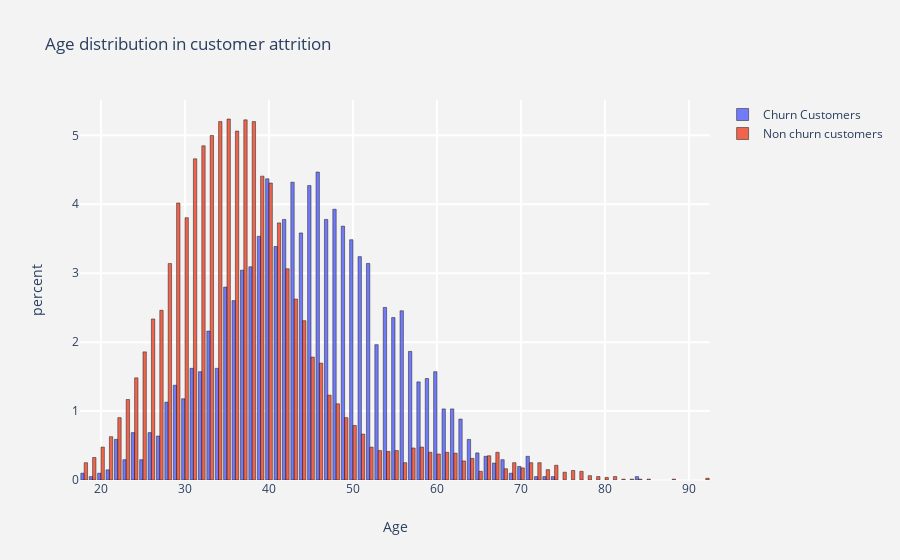

The cell this chart's notebook holds for it:
### Markdown cell above
<h3><b>:::::The function is called to visualize the numerical feature (Age):::::</b></h3><br>
<ol>
    <li>The mean of the churn customers age is 46. </li>
    <li>The mean of the Non churn customers age is 35. </li>
</ol>

### Code cell
histogram(numerical_column[1])

### Figure 1 — Plotly figure (JSON) as saved in the notebook; plotly's stock layout.template omitted (floating-point values rounded to 4 significant figures; data arrays with more than 128 entries replaced by an {"elided": "..."} marker saying what was removed)
{"data": [{"histnorm": "percent", "marker": {"line": {"color": "black", "width": 0.5}}, "name": "Churn Customers", "opacity": 0.9, "type": "histogram", "x": {"elided": "2037 int values"}}, {"histnorm": "percent", "marker": {"line": {"color": "black", "width": 0.5}}, "name": "Non churn customers", "opacity": 0.9, "type": "histogram", "x": {"elided": "7963 int values"}}], "layout": {"paper_bgcolor": "rgb(243,243,243)", "plot_bgcolor": "rgb(243,243,243)", "title": {"text": "Age distribution in customer attrition "}, "xaxis": {"gridcolor": "rgb(255, 255, 255)", "gridwidth": 2, "ticklen": 5, "title": {"text": "Age"}, "zerolinewidth": 1}, "yaxis": {"gridcolor": "rgb(255, 255, 255)", "gridwidth": 2, "ticklen": 5, "title": {"text": "percent"}, "zerolinewidth": 1}}}
